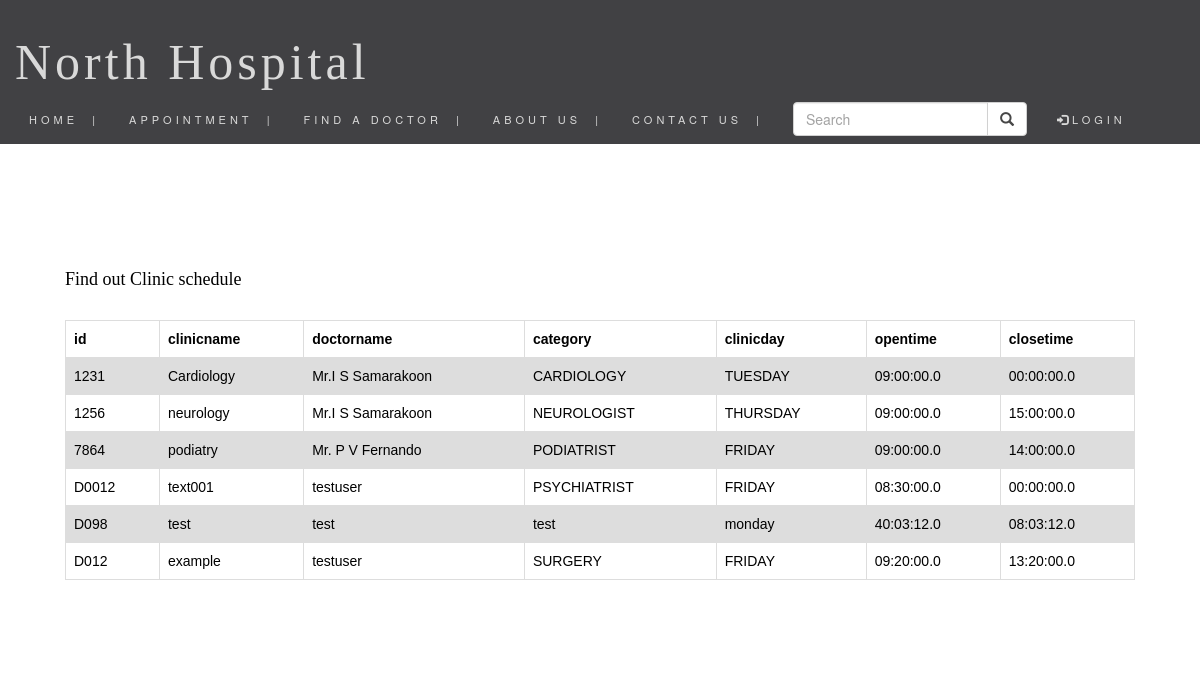
Page /actionpage.php on the committed database.
### tables this page shows
CREATE TABLE `clinic` (
  `id` varchar(20) NOT NULL,
  `clinicname` varchar(50) NOT NULL,
  `doctorname` varchar(50) NOT NULL,
  `category` varchar(30) NOT NULL,
  `clinicday` varchar(20) NOT NULL,
  `opentime` time(1) NOT NULL,
  `closetime` time(1) NOT NULL
);

### actionpage.php (the view, shortened to what this page needs)
<!DOCTYPE html>
<html lang="en">
<head>
    <link rel="stylesheet" href="https://maxcdn.bootstrapcdn.com/bootstrap/3.4.1/css/bootstrap.min.css">
    <link rel="stylesheet" href="css/styles.css">
</head>
<body>
<div>
<nav class="navbar navbar-default navbar-fixed-top">
      <div class="collapse navbar-collapse" id="myNavbar">
             <ul class="nav navbar-nav navbar-left"><a  class="navbar-brand" > <h1>North Hospital </h1> </a> <br><br><br><br> <br><br>
             <li><a href="index.php">&nbsp; HOME &nbsp;|</a></li>
             <li><a href="userappointment.php">APPOINTMENT &nbsp;|</a></li>
             <li><a href="findadoctor.php"> FIND A DOCTOR &nbsp;|</a></li>
             <li><a href="about.php">ABOUT US &nbsp;|</a></li>
             <li><a href="contact.php">CONTACT US &nbsp;|</a></li>
             <form class="navbar-form navbar-left" action="actionpage.php" method="POST">
                                                        <div class="input-group">
                                                            <input type="text" class="form-control" placeholder="Search" name="search">
                                                            <div class="input-group-btn">
                                                                <button class="btn btn-default" type="submit">
                                                                     <i class="glyphicon glyphicon-search"></i>
                                                                 </button>
                                                             </div>
                                                         </div>
                                                    </form>
             <ul class="nav navbar-nav navbar-right"><li><a href="login.php"><span class="glyphicon glyphicon-log-in"></span>LOGIN </a> </li></ul>
         </div>
</nav>
</div>
<br><br><br><br><br><br><br><br><br>
<div class="container">
<h4>Find out Clinic schedule</h4>
<br>
<?php
$search = $_POST['search'];
$servername = "localhost";
$username = "root";
$password = "";
$db = "hospital_management_system";
$conn = new mysqli($servername, $username, $password, $db);
$sql = "SELECT * FROM clinic WHERE clinicname like '%$search%'";
$result = $conn->query($sql);
if ($result->num_rows > 0){
    echo "<table border='1'><tr>
                <th>id</th>
                <th>clinicname</th>
                <th>doctorname</th>
                <th>category</th>
                <th>clinicday</th>
                <th>opentime</th>
                <th>closetime</th>
                </tr>";
while($row = $result->fetch_assoc() ){
    echo "<tr>";
    echo "<td>" . $row['id'] . "</td>";
    echo "<td>" . $row['clinicname'] . "</td>";
    echo "<td>" . $row['doctorname'] . "</td>";
    echo "<td>" . $row['category'] . "</td>";
    echo "<td>" . $row['clinicday'] . "</td>";
    echo "<td>" . $row['opentime'] . "</td>";
    echo "<td>" . $row['closetime'] . "</td>";
    echo "</tr>";
    }
    echo "</table>";
} else  {
	echo "0 records";
}
?>
 </div>
</body>
</html>

### css/styles.css (style rules this page uses)
body { background-color:white; color:black; }
h1 { font-family:"Times New Roman", Times, serif; font-size: 50px; }
h4 { font-family: 'Times New Roman', Times, serif; }
.container { padding: 80px 50px; }
.navbar { margin-bottom: 0; background-color: #2d2d30; border: 0; font-size: 11px !important; letter-spacing: 4px; opacity: 0.9; }
.navbar li a, .navbar .navbar-brand { color: #d5d5d5 !important; }
.navbar-brand { font-size: 30px; }
* { box-sizing: border-box; }
table { font-family: arial, sans-serif; border-collapse: collapse; width: 100%; }
td, th { border: 1px solid #dddddd; text-align: left; padding: 8px; }
tr:nth-child(even) { background-color: #dddddd; }

### rows in the picture
clinic: id "1231", clinicname "Cardiology", doctorname "Mr.I S Samarakoon", category "CARDIOLOGY", clinicday "TUESDAY", opentime "09:00:00.0", closetime "00:00:00.0"
clinic: id "1256", clinicname "neurology", doctorname "Mr.I S Samarakoon", category "NEUROLOGIST", clinicday "THURSDAY", opentime "09:00:00.0", closetime "15:00:00.0"
clinic: id "7864", clinicname "podiatry", doctorname "Mr. P V Fernando", category "PODIATRIST", clinicday "FRIDAY", opentime "09:00:00.0", closetime "14:00:00.0"
clinic: id "D0012", clinicname "text001", doctorname "testuser", category "PSYCHIATRIST", clinicday "FRIDAY", opentime "08:30:00.0", closetime "00:00:00.0"
clinic: id "D098", clinicname "test", doctorname "test", category "test", clinicday "monday", opentime "40:03:12.0", closetime "08:03:12.0"
clinic: id "D012", clinicname "example", doctorname "testuser", category "SURGERY", clinicday "FRIDAY", opentime "09:20:00.0", closetime "13:20:00.0"
